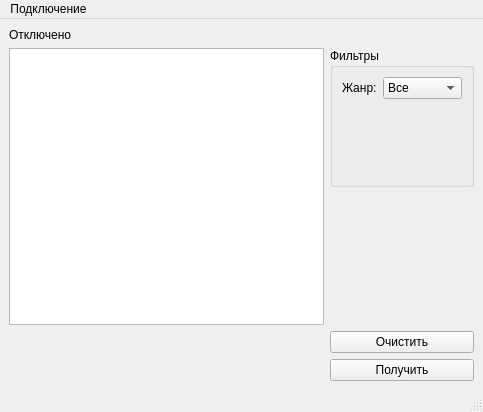
<?xml version="1.0" encoding="UTF-8"?>
<ui version="4.0">
 <class>MainWindow</class>
 <widget class="QMainWindow" name="MainWindow">
  <property name="geometry">
   <rect>
    <x>0</x>
    <y>0</y>
    <width>483</width>
    <height>412</height>
   </rect>
  </property>
  <property name="sizePolicy">
   <sizepolicy hsizetype="Preferred" vsizetype="Expanding">
    <horstretch>0</horstretch>
    <verstretch>0</verstretch>
   </sizepolicy>
  </property>
  <property name="windowTitle">
   <string>MainWindow</string>
  </property>
  <widget class="QWidget" name="centralwidget">
   <layout class="QGridLayout" name="gridLayout">
    <item row="4" column="1">
     <widget class="QPushButton" name="pb_request">
      <property name="sizePolicy">
       <sizepolicy hsizetype="Minimum" vsizetype="Maximum">
        <horstretch>0</horstretch>
        <verstretch>0</verstretch>
       </sizepolicy>
      </property>
      <property name="text">
       <string>Получить</string>
      </property>
     </widget>
    </item>
    <item row="1" column="1">
     <widget class="QGroupBox" name="gb_filters">
      <property name="sizePolicy">
       <sizepolicy hsizetype="Preferred" vsizetype="Minimum">
        <horstretch>0</horstretch>
        <verstretch>0</verstretch>
       </sizepolicy>
      </property>
      <property name="title">
       <string>Фильтры</string>
      </property>
      <layout class="QFormLayout" name="formLayout">
       <item row="0" column="0">
        <widget class="QLabel" name="lb_category">
         <property name="text">
          <string>Жанр:</string>
         </property>
        </widget>
       </item>
       <item row="0" column="1">
        <widget class="QComboBox" name="cb_category">
         <item>
          <property name="text">
           <string>Все</string>
          </property>
         </item>
         <item>
          <property name="text">
           <string>Комедия</string>
          </property>
         </item>
         <item>
          <property name="text">
           <string>Ужасы</string>
          </property>
         </item>
        </widget>
       </item>
      </layout>
     </widget>
    </item>
    <item row="2" column="1">
     <spacer name="verticalSpacer">
      <property name="orientation">
       <enum>Qt::Vertical</enum>
      </property>
      <property name="sizeType">
       <enum>QSizePolicy::Minimum</enum>
      </property>
      <property name="sizeHint" stdset="0">
       <size>
        <width>20</width>
        <height>40</height>
       </size>
      </property>
     </spacer>
    </item>
    <item row="3" column="1">
     <widget class="QPushButton" name="pb_clear">
      <property name="sizePolicy">
       <sizepolicy hsizetype="Minimum" vsizetype="Maximum">
        <horstretch>0</horstretch>
        <verstretch>0</verstretch>
       </sizepolicy>
      </property>
      <property name="text">
       <string>Очистить</string>
      </property>
     </widget>
    </item>
    <item row="0" column="0">
     <widget class="QLabel" name="lb_statusConnect">
      <property name="sizePolicy">
       <sizepolicy hsizetype="Preferred" vsizetype="Maximum">
        <horstretch>0</horstretch>
        <verstretch>0</verstretch>
       </sizepolicy>
      </property>
      <property name="text">
       <string>Отключено</string>
      </property>
     </widget>
    </item>
    <item row="1" column="0" rowspan="2">
     <widget class="QTableView" name="tv_result"/>
    </item>
    <item row="3" column="0">
     <widget class="QLabel" name="lb_error">
      <property name="text">
       <string/>
      </property>
     </widget>
    </item>
   </layout>
  </widget>
  <widget class="QMenuBar" name="menubar">
   <property name="geometry">
    <rect>
     <x>0</x>
     <y>0</y>
     <width>483</width>
     <height>22</height>
    </rect>
   </property>
   <widget class="QMenu" name="menu">
    <property name="title">
     <string>Подключение</string>
    </property>
    <addaction name="act_addData"/>
    <addaction name="separator"/>
    <addaction name="act_connect"/>
   </widget>
   <addaction name="menu"/>
  </widget>
  <widget class="QStatusBar" name="statusbar"/>
  <action name="act_connect">
   <property name="text">
    <string>Подключиться</string>
   </property>
  </action>
  <action name="act_addData">
   <property name="text">
    <string>Ввести данные</string>
   </property>
  </action>
 </widget>
 <resources/>
 <connections/>
</ui>
